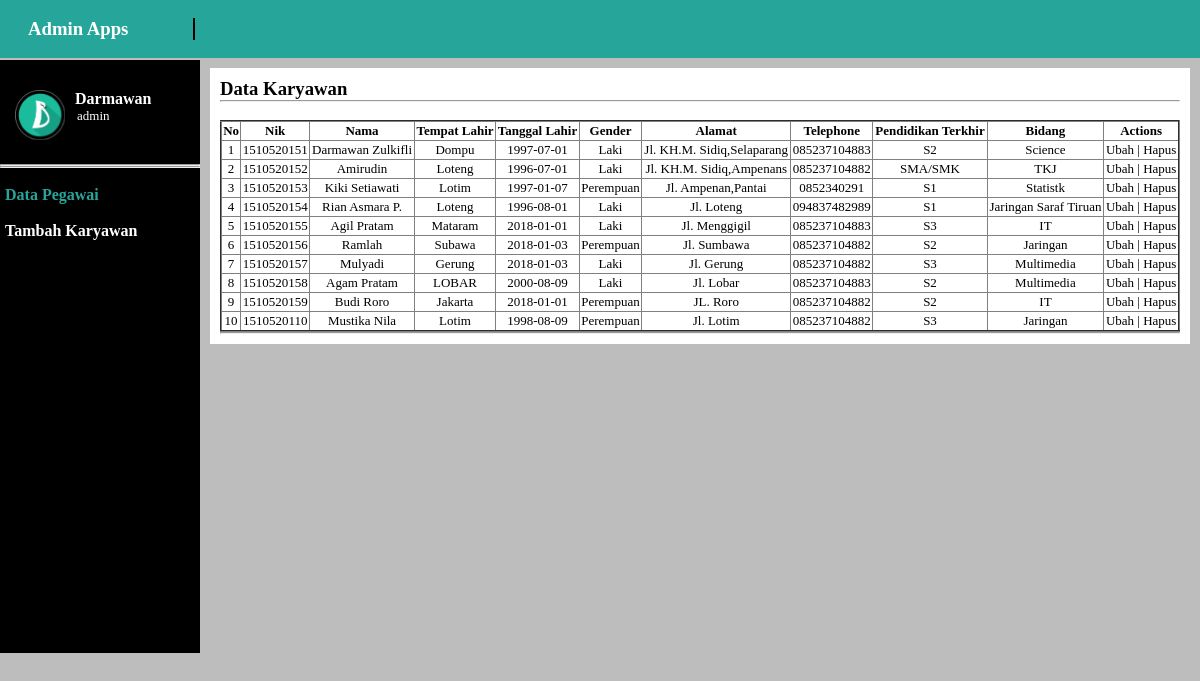
Page /index.php (signed in) on the committed database.
### tables this page shows
CREATE TABLE `tbl_karyawan` (
  `id` int(11) NOT NULL,
  `nik` varchar(10) NOT NULL,
  `nama` varchar(30) NOT NULL,
  `tmp_lahir` varchar(20) NOT NULL,
  `tgl_lahir` date NOT NULL,
  `gender` varchar(10) NOT NULL,
  `alamat` varchar(30) NOT NULL,
  `tlp` varchar(12) NOT NULL,
  `pdd_terakhir` varchar(30) NOT NULL,
  `bidang` varchar(30) NOT NULL,
  `img` varchar(100) DEFAULT NULL
);

### index.php (called while the page is built, shortened)
<?php
class karyawan{
	function koneksi(){
		$host = "localhost";
		$username = "root";
		$password = "parkour88";
		$database = "karyawan";
		return mysqli_connect($host, $username, $password, $database) or die ('Database connection problem.');
    }
    function index() {
        $sql = mysqli_query($this->koneksi(), "SELECT * FROM tbl_karyawan");
        include 'dashboard.php';
    }
}
$page = isset($_GET['p']) ? $_GET['p'] : "index";
$data = new Karyawan();
$data->{$page}();
?>

### dashboard.php (the view, shortened to what this page needs)
<!DOCTYPE html>
<html lang="en">
<head>
	<link rel="stylesheet" type="text/css" href="asset/animate.css">
</head>
<body>
    <div class="wrapper">
        <nav class="nav">
            <div class="nav-left animated fadeInLeft">
                <a href="index.php?p=index">
                    <h3>Admin Apps</h3>
                </a>
            </div>
        </nav>
        <div class="sidebar">
            <div class="side-header">
                <img src="<?php echo $_SESSION['img'] ?>" alt="img!" style="float:left" width="50" height="50" class="animated flipInY">
                <h4 style="margin-left:60px;" class="animated flipInY"><?php echo $_SESSION['username'] ?></h4>
                <p style="margin-left:62px; font-size:13px;" class="animated flipInY"><?php echo $_SESSION['level'] ?></p>
            </div>
            <hr/>
            <hr/>
            <br/>
            <div class="side-menu animated flipInX">
                <a href="index.php?p=index">
                    <h4 class="active">Data Pegawai</h4>
                </a>
                <a href="index.php?p=tambah">
                    <h4>Tambah Karyawan</h4>
                </a>
            </div>
        </div>
        <div class="content">
            <div class="container animated rollIn">
                <h3>Data Karyawan</h3>
                <hr>
                <br>
                <div class="form">
                    <table border="2">
                        <thead>
                            <tr>
                                <th>No</th>
                                <th>Nik</th>
                                <th>Nama</th>
                                <th>Tempat Lahir</th>
                                <th>Tanggal Lahir</th>
                                <th>Gender</th>
                                <th>Alamat</th>
                                <th>Telephone</th>
                                <th>Pendidikan Terkhir</th>
                                <th>Bidang</th>
                                <th>Actions</th>
                            </tr>
                        </thead>
                        <tbody>
                        <?php
                            $no = 1;
                            while ($row = mysqli_fetch_object($sql)) {
                        ?>
                            <tr>
                                <td><?php echo $no++;?></td>
                                <td><?php echo $row->nik ?></td>
                                <td><?php echo $row->nama ?></td>
                                <td><?php echo $row->tmp_lahir ?></td>
                                <td><?php echo $row->tgl_lahir ?></td>
                                <td><?php echo $row->gender ?></td>
                                <td><?php echo $row->alamat ?></td>
                                <td><?php echo $row->tlp ?></td>
                                <td><?php echo $row->pdd_terakhir ?></td>
                                <td><?php echo $row->bidang ?></td>
                                <td class="actions">
                                    <a href="index.php?p=ubah&id=<?php echo $row->id;?>" style="color:black;">
                                        Ubah
                                    </a>|
                                    <a href="index.php?p=hapus&id=<?php echo $row->id;?>" style="color:black;">
                                       Hapus
                                    </a>
                                </td>
                            </tr>
                            <?php
                            }
                            ?>
                        </tbody>
                    </table>
                </div>
                <hr>
            </div>
        </div>
    </div>
</body>
</html>

### dashboard.php (style rules this page uses)
* { margin: 0; }
body { background-color: #BDBDBD; font-family: 'Times New Roman', Times, serif; }
.wrapper { width: auto; margin: auto; }
.nav { position: fixed; background-color: #26A69A; width: 1330px; padding: 18px; }
.sidebar { float: left; background: black; color: white; margin-left: 0px; width: 200px; height: 593px; position: fixed; margin-top: 60px; }
.nav-left { margin-left: 10px; float: left; padding-right:65px; border-right:2px solid; }
a { color: white; text-decoration: none; }
.active { color: #26A69A; }
.side-menu h4 { text-decoration: none; margin-left: 5px; }
.content { padding: 10px; }
.container { margin-left: 200px; height: auto; margin-top: 58px; padding: 10px; background-color: white; }
table { border-collapse: collapse; width: 100%; font-size: 13px; text-align:center; }
.side-header { margin-top:30px; margin-bottom:40px; margin-left:15px; }

### rows in the picture
tbl_karyawan: nik "1510520151", nama "Darmawan Zulkifli", tmp_lahir "Dompu", tgl_lahir "1997-07-01", gender "Laki", alamat "Jl. KH.M. Sidiq,Selaparang", tlp "085237104883", pdd_terakhir "S2", bidang "Science"
tbl_karyawan: nik "1510520152", nama "Amirudin", tmp_lahir "Loteng", tgl_lahir "1996-07-01", gender "Laki", alamat "Jl. KH.M. Sidiq,Ampenans", tlp "085237104882", pdd_terakhir "SMA/SMK", bidang "TKJ"
tbl_karyawan: nik "1510520153", nama "Kiki Setiawati", tmp_lahir "Lotim", tgl_lahir "1997-01-07", gender "Perempuan", alamat "Jl. Ampenan,Pantai", tlp "0852340291", pdd_terakhir "S1", bidang "Statistk"
tbl_karyawan: nik "1510520154", nama "Rian Asmara P.", tmp_lahir "Loteng", tgl_lahir "1996-08-01", gender "Laki", alamat "Jl. Loteng", tlp "094837482989", pdd_terakhir "S1", bidang "Jaringan Saraf Tiruan"
tbl_karyawan: nik "1510520155", nama "Agil Pratam", tmp_lahir "Mataram", tgl_lahir "2018-01-01", gender "Laki", alamat "Jl. Menggigil", tlp "085237104883", pdd_terakhir "S3", bidang "IT"
tbl_karyawan: nik "1510520156", nama "Ramlah", tmp_lahir "Subawa", tgl_lahir "2018-01-03", gender "Perempuan", alamat "Jl. Sumbawa", tlp "085237104882", pdd_terakhir "S2", bidang "Jaringan"
tbl_karyawan: nik "1510520157", nama "Mulyadi", tmp_lahir "Gerung", tgl_lahir "2018-01-03", gender "Laki", alamat "Jl. Gerung", tlp "085237104882", pdd_terakhir "S3", bidang "Multimedia"
tbl_karyawan: nik "1510520158", nama "Agam Pratam", tmp_lahir "LOBAR", tgl_lahir "2000-08-09", gender "Laki", alamat "Jl. Lobar", tlp "085237104883", pdd_terakhir "S2", bidang "Multimedia"
tbl_karyawan: nik "1510520159", nama "Budi Roro", tmp_lahir "Jakarta", tgl_lahir "2018-01-01", gender "Perempuan", alamat "JL. Roro", tlp "085237104882", pdd_terakhir "S2", bidang "IT"
tbl_karyawan: nik "1510520110", nama "Mustika Nila", tmp_lahir "Lotim", tgl_lahir "1998-08-09", gender "Perempuan", alamat "Jl. Lotim", tlp "085237104882", pdd_terakhir "S3", bidang "Jaringan"

### other values in the picture
$_SESSION['username'] "Darmawan"
$_SESSION['level'] "admin"
